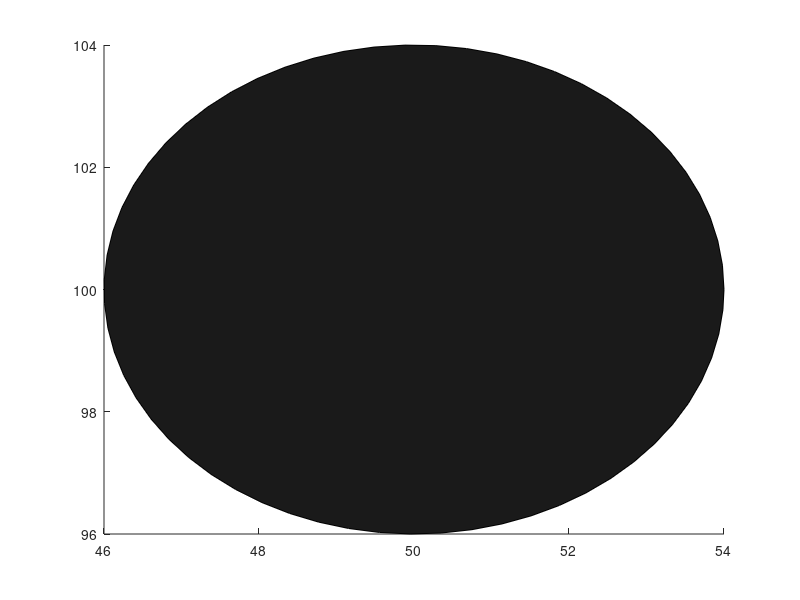

Reproduce this figure in MATLAB. (Note: this script raises an error after producing the figure.)
close;
clear;
clc;
%%%%%%%%%%%%%%%%%%%%%%%%%%%%%%%%%%%%%%%%%%%%%%%%%%%%
% Colors
lightGrey = [0.7,0.7,0.7];
darkGrey = [0.1,0.1,0.1];
brickRed = [0.6,0.25,0.2];

% Ball properties
Ball.pos.x = 50; % Inital position 
Ball.pos.y = 100; % Inital position 
Ball.vel.x = -2; % Inital position 
Ball.vel.y = -2; % Inital position 
Ball.mass = 1; % Weight in kilograms
Ball.radius = 4; % ball radius

% Floor properties
Floor.size.x = 400;
Floor.size.y = 400;
Floor.pos.x = 0;
Floor.pos.y = 0;
Floor.XMin = Floor.pos.x - (Floor.size.x/2);
Floor.XMax = Floor.pos.x + (Floor.size.x/2);
Floor.YMin = Floor.pos.y - (Floor.size.y/2);
Floor.YMax = Floor.pos.y + (Floor.size.y/2);


% Box1 (Brick) properties
Box1.size.x = 10; % Initial position
Box1.size.y = 10; % Initial position
Box1.pos.x = -60; % Initial position
Box1.pos.y = 0; % Initial position
Box1.vel.x = 0; % Initial speed
Box1.vel.y = 0; % Initial speed
Box1.mass = 2; % Weight in Kilograms
Box1.moi = 0; % Moment of inertia
Box1.xMin = Box1.pos.x - (Box1.size.x/2);
Box1.xMax = Box1.pos.x + (Box1.size.x/2);
Box1.yMin = Box1.pos.y - (Box1.size.y/2);
Box1.yMax = Box1.pos.y + (Box1.size.y/2);

% Box2 (Brick) properties
Box2.size.x = 10; % Initial position
Box2.size.y = 10; % Initial position
Box2.pos.x = -60; % Initial position
Box2.pos.y = -60; % Initial position
Box2.vel.x = 0; % Initial speed
Box2.vel.y = 0; % Initial speed
Box2.mass = 1; % Weight in Kilograms
Box2.moi = 0; % Moment of inertia
Box2.xMin = Box2.pos.x - (Box2.size.x/2);
Box2.xMax = Box2.pos.x + (Box2.size.x/2);
Box2.yMin = Box2.pos.y - (Box2.size.y/2);
Box2.yMax = Box2.pos.y + (Box2.size.y/2);
%%%%%%%%%%%%%%%%%%%%%%%%%%%%%%%%%%%%%%%%%%%%%%%%%%%%%

% We want to loop constant updates, we need functions to call
%   - We need to loop for x "seconds"
%     - Will there be a collision?
%       - OPTIONAL Sphere <-> Sphere
%       - Box <-> Box
%       - Sphere <-> Box

%     - What will the resulting vectors become?
%       - Depends on what objects collide

%     - Friction?
%     - Gravitation?
%     - Euler Updates
%       - Update speed
%       - Update angle

%    - End loop
%%%%%%%%%%%%%%%%%%%%%%%%%%%%%%%%%%%%%%%%%%%%%%%%%%%%%

% Ball
a = 0:0.1:2*pi;
Xcircle = cos(a);
Ycircle = sin(a);
ballBody = patch(Ball.pos.x + (Ball.radius*Xcircle), Ball.pos.y + (Ball.radius*Ycircle),darkGrey,'FaceAlpha',1);

% This creates our body patch ("Creates a rigid body")
FloorBody = createBoxPatch(Floor.pos, Floor.size, lightGrey, 0.5);

% CREATE FUNCTION TO DYNAMICALLY CREATE BODIES
box1Body = createBoxPatch(Box1.pos, Box1.size, brickRed, 1);
box2Body = createBoxPatch(Box2.pos, Box2.size, brickRed, 1);


% Init draw space 
axis square equal;
axis([Floor.XMin-1,Floor.XMax+1, Floor.YMin-1, Floor.YMax+1]);
hold on;

% Update loop
for i = 1:300
  % Check if our Ball is colliding with Box1
  % CREATE FUNCTION TO DYNAMICALLY CHECK INTERSECTIONS
  [box1Collision, box1CollisionPosX, box1CollisionPosY] = boxSphereIntersect(Ball.pos, Ball.radius, Box1.pos, Box1.size);
  if box1Collision
    disp('Ball has collided with the box. DO SHIT')
    % New implementation for ball
    n_x = (Box1.pos.x - box1CollisionPosX)/(Box1.size.x); % This wont work completely. The equations is for sphere -> sphere
    n_y = (Box1.pos.y - box1CollisionPosY)/(Box1.size.y); % This wont work completely. The equations is for sphere -> sphere

    p = (2*(Ball.vel.x*n_x + Ball.vel.y*n_y))/(Ball.mass + Box1.mass);

    % vBallX = Ball.vel.x - (p * Ball.mass * n_x) - (p * Box1.mass * n_x);
    % vBallY = Box1.vel.y - (p * Ball.mass * n_y) - (p * Box1.mass * n_y);

    vBallX = ((Ball.mass - Box1.mass)/(Ball.mass + Box1.mass))*Ball.vel.x + ((2*Box1.mass)/(Ball.mass + Box1.mass))*Box1.vel.x;
    vBallY = ((Ball.mass - Box1.mass)/(Ball.mass + Box1.mass))*Ball.vel.y + ((2*Box1.mass)/(Ball.mass + Box1.mass))*Box1.vel.y;

    Box1.vel.x = ((2*Ball.mass)/(Ball.mass + Box1.mass))*Ball.vel.x + ((Box1.mass - Ball.mass)/(Ball.mass + Box1.mass))*Box1.vel.x;
    Box1.vel.y = ((2*Ball.mass)/(Ball.mass + Box1.mass))*Ball.vel.y + ((Box1.mass - Ball.mass)/(Ball.mass + Box1.mass))*Box1.vel.y;

    Ball.vel.x = vBallX;
    Ball.vel.y = vBallY;
  end

  % CREATE FUNCTION TO DYNAMICALLY CHECK INTERSECTIONS
  [box2Collision, box2CollisionPosX, box2CollisionPosY] = boxSphereIntersect(Ball.pos, Ball.radius, Box2.pos, Box2.size);
  if box2Collision
    disp('Ball has collided with the box. DO SHIT')
    vBallX = ((Ball.mass - Box2.mass)/(Ball.mass + Box2.mass))*Ball.vel.x + ((2*Box2.mass)/(Ball.mass + Box2.mass))*Box2.vel.x;
    vBallY = ((Ball.mass - Box2.mass)/(Ball.mass + Box2.mass))*Ball.vel.y + ((2*Box2.mass)/(Ball.mass + Box2.mass))*Box2.vel.y;

    Box2.vel.x = ((2*Ball.mass)/(Ball.mass + Box2.mass))*Ball.vel.x + ((Box2.mass - Ball.mass)/(Ball.mass + Box2.mass))*Box2.vel.x;
    Box2.vel.y = ((2*Ball.mass)/(Ball.mass + Box2.mass))*Ball.vel.y + ((Box2.mass - Ball.mass)/(Ball.mass + Box2.mass))*Box2.vel.y;

    Ball.vel.x = vBallX;
    Ball.vel.y = vBallY;
  end

  % IMPLEMENT HANDLING OF COLLISIONS AT AN ANGLE
  % IMPLEMENT HANDLING OF COLLISIONS AT AN ANGLE
  % IMPLEMENT HANDLING OF COLLISIONS AT AN ANGLE
  % IMPLEMENT HANDLING OF COLLISIONS AT AN ANGLE

  % Update our objects and make them ready for drawnow.
  % CREATE FUNCTION TO DYNAMICALLY UPDATE GRAPHICS
  set(ballBody,'XData',Ball.pos.x + (Ball.radius*Xcircle), 'YData', Ball.pos.y + (Ball.radius*Ycircle));
  set(box1Body,'XData',[Box1.xMin, Box1.xMax, Box1.xMax, Box1.xMin], 'YData',[Box1.yMin, Box1.yMin, Box1.yMax, Box1.yMax]);
  set(box2Body,'XData',[Box2.xMin, Box2.xMax, Box2.xMax, Box2.xMin], 'YData',[Box2.yMin, Box2.yMin, Box2.yMax, Box2.yMax]);
  drawnow;

  % Handle linear Friction for Ball
  [Ball.vel.x, Ball.vel.y] = handleBallFriction(Ball.vel, Ball.mass);

  % Handle linear friction for Boxes
  % CREATE FUNCTION TO DYNAMICALLY HANDLE FRICTION
  Box1.vel.x = handleBoxFriction(Box1.vel, Box1.mass);
  Box2.vel.x = handleBallFriction(Box2.vel, Box2.mass);

  % Update Vectors for next iteration  using euler for differential eqs.
  % CREATE FUNCTION TO DYNAMICALLY UPDATE POSITION
  Ball.pos.x = Ball.pos.x + Ball.vel.x;
  Ball.pos.y = Ball.pos.y + Ball.vel.y;
  
  Box1.pos.x = Box1.pos.x + Box1.vel.x;
  Box1.pos.y = Box1.pos.y + Box1.vel.y;

  Box2.pos.x = Box2.pos.x + Box2.vel.x;
  Box2.pos.y = Box2.pos.y + Box2.vel.y;

  % CREATE FUNCTION TO DYNAMICALLY UPDATE BOUNDRIES
  Box1.xMin = Box1.pos.x - (Box1.size.x/2);
  Box1.xMax = Box1.pos.x + (Box1.size.x/2);
  Box1.yMin = Box1.pos.y - (Box1.size.y/2);
  Box1.yMax = Box1.pos.y + (Box1.size.y/2);

  Box2.xMin = Box2.pos.x - (Box2.size.x/2);
  Box2.xMax = Box2.pos.x + (Box2.size.x/2);
  Box2.yMin = Box2.pos.y - (Box2.size.y/2);
  Box2.yMax = Box2.pos.y + (Box2.size.y/2);

  F(i) = getframe(gcf);
end

writerObj = VideoWriter('elasticCollision.avi');
writerObj.FrameRate = 60;
writerObj.Quality = 100;
 
open(writerObj);
for i=1:length(F)
  frame = F(i);    
  writeVideo(writerObj, frame);
end

close(writerObj);
